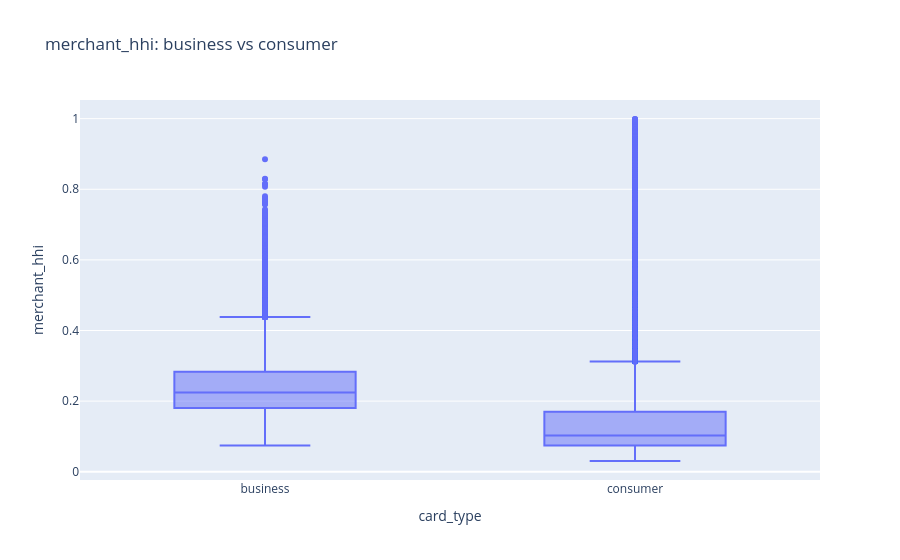

Notebook code for this chart:
### Code cell
# merchant_hhi — концентрация трат по мерчантам на карту
def merchant_hhi(df, label):
    by_cm = (
        df.group_by(['card_number', 'merchant_id'])
          .agg(pl.col('transaction_amount_kzt').sum().alias('spend'))
    )
    totals = by_cm.group_by('card_number').agg(pl.col('spend').sum().alias('total'))
    return (
        by_cm.join(totals, on='card_number')
             .with_columns(((pl.col('spend') / pl.col('total')) ** 2).alias('sq'))
             .group_by('card_number').agg(pl.col('sq').sum().alias('merchant_hhi'))
             .with_columns(pl.lit(label).alias('card_type'))
    )

hhi = pl.concat([merchant_hhi(business, 'business'), merchant_hhi(consumer, 'consumer')])
print(hhi.group_by('card_type').agg([
    pl.col('merchant_hhi').median().alias('hhi_median'),
    pl.col('merchant_hhi').mean().alias('hhi_mean'),
    pl.col('merchant_hhi').quantile(0.25).alias('hhi_q25'),
    pl.col('merchant_hhi').quantile(0.75).alias('hhi_q75'),
]))
px.box(hhi.to_pandas(), x='card_type', y='merchant_hhi',
       title='merchant_hhi: business vs consumer').show()

### Figure 1 — Plotly figure (JSON) as saved in the notebook; plotly's stock layout.template omitted (floating-point values rounded to 4 significant figures; data arrays with more than 128 entries replaced by an {"elided": "..."} marker saying what was removed)
{"data": [{"alignmentgroup": "True", "hovertemplate": "card_type=%{x}<br>merchant_hhi=%{y}<extra></extra>", "legendgroup": "", "marker": {"color": "#636efa"}, "name": "", "notched": false, "offsetgroup": "", "orientation": "v", "showlegend": false, "type": "box", "x": {"elided": "105000 str values"}, "x0": " ", "xaxis": "x", "y": {"elided": "105000 float values"}, "y0": " ", "yaxis": "y"}], "layout": {"boxmode": "group", "legend": {"tracegroupgap": 0}, "title": {"text": "merchant_hhi: business vs consumer"}, "xaxis": {"anchor": "y", "domain": [0, 1], "title": {"text": "card_type"}}, "yaxis": {"anchor": "x", "domain": [0, 1], "title": {"text": "merchant_hhi"}}}}
